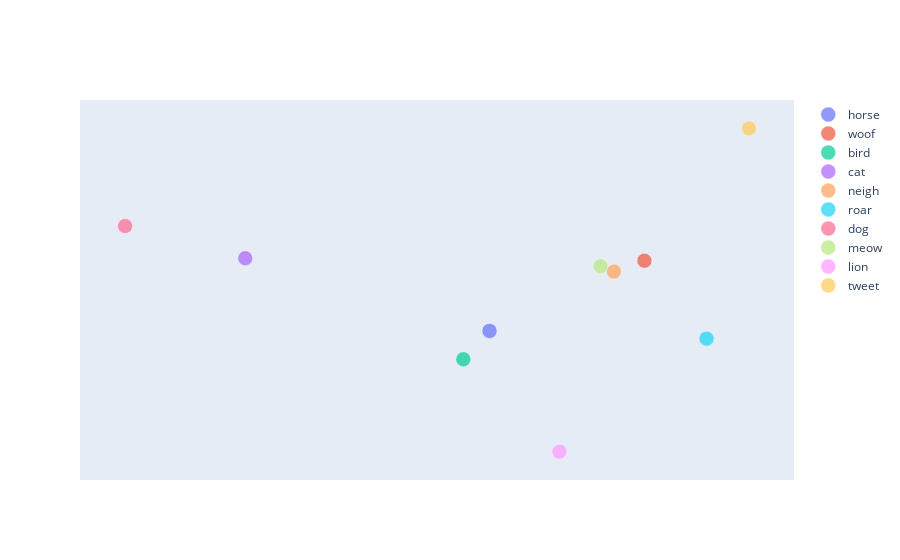

The notebook cell this image was saved under:
### Markdown cell above
These embeddings are very high dimensional (here, 300 dimensions!), making them hard to visualise. One tactic is to perform some <i>dimensionality reduction</i>, to compress the information into a lower amount of dimensions, whilst still preserving some of the original meaning. We first turn to PCA.

### Code cell
init_notebook_mode(connected=True)
words = ["cat", "meow", "dog", "woof", "bird", "tweet", "lion", "roar", "horse", "neigh", ]

pca = PCA()

glove_vectors = np.concatenate(
    [nlp(word).vector.reshape(1, 300) for word in words]
)

glove_pca = pca.fit_transform(glove_vectors)
scatter(glove_pca[:, 0], glove_pca[:, 1], np.array(words), np.array(words))

### Figure 1 — Plotly figure (JSON) as saved in the notebook; plotly's stock layout.template omitted (floating-point values rounded to 4 significant figures)
{"data": [{"marker": {"line": {"color": "white", "width": 0.5}, "size": 15}, "mode": "markers", "name": "horse", "opacity": 0.7, "text": ["horse"], "type": "scatter", "x": [-3.86], "y": [-8.646]}, {"marker": {"line": {"color": "white", "width": 0.5}, "size": 15}, "mode": "markers", "name": "woof", "opacity": 0.7, "text": ["woof"], "type": "scatter", "x": [15.96], "y": [5.896]}, {"marker": {"line": {"color": "white", "width": 0.5}, "size": 15}, "mode": "markers", "name": "bird", "opacity": 0.7, "text": ["bird"], "type": "scatter", "x": [-7.208], "y": [-14.52]}, {"marker": {"line": {"color": "white", "width": 0.5}, "size": 15}, "mode": "markers", "name": "cat", "opacity": 0.7, "text": ["cat"], "type": "scatter", "x": [-35.11], "y": [6.413]}, {"marker": {"line": {"color": "white", "width": 0.5}, "size": 15}, "mode": "markers", "name": "neigh", "opacity": 0.7, "text": ["neigh"], "type": "scatter", "x": [12.05], "y": [3.638]}, {"marker": {"line": {"color": "white", "width": 0.5}, "size": 15}, "mode": "markers", "name": "roar", "opacity": 0.7, "text": ["roar"], "type": "scatter", "x": [23.91], "y": [-10.26]}, {"marker": {"line": {"color": "white", "width": 0.5}, "size": 15}, "mode": "markers", "name": "dog", "opacity": 0.7, "text": ["dog"], "type": "scatter", "x": [-50.49], "y": [13.08]}, {"marker": {"line": {"color": "white", "width": 0.5}, "size": 15}, "mode": "markers", "name": "meow", "opacity": 0.7, "text": ["meow"], "type": "scatter", "x": [10.34], "y": [4.749]}, {"marker": {"line": {"color": "white", "width": 0.5}, "size": 15}, "mode": "markers", "name": "lion", "opacity": 0.7, "text": ["lion"], "type": "scatter", "x": [5.08], "y": [-33.66]}, {"marker": {"line": {"color": "white", "width": 0.5}, "size": 15}, "mode": "markers", "name": "tweet", "opacity": 0.7, "text": ["tweet"], "type": "scatter", "x": [29.33], "y": [33.3]}], "layout": {"hovermode": "closest", "xaxis": {"showgrid": false, "showticklabels": false, "zeroline": false}, "yaxis": {"showgrid": false, "showticklabels": false, "zeroline": false}}}
